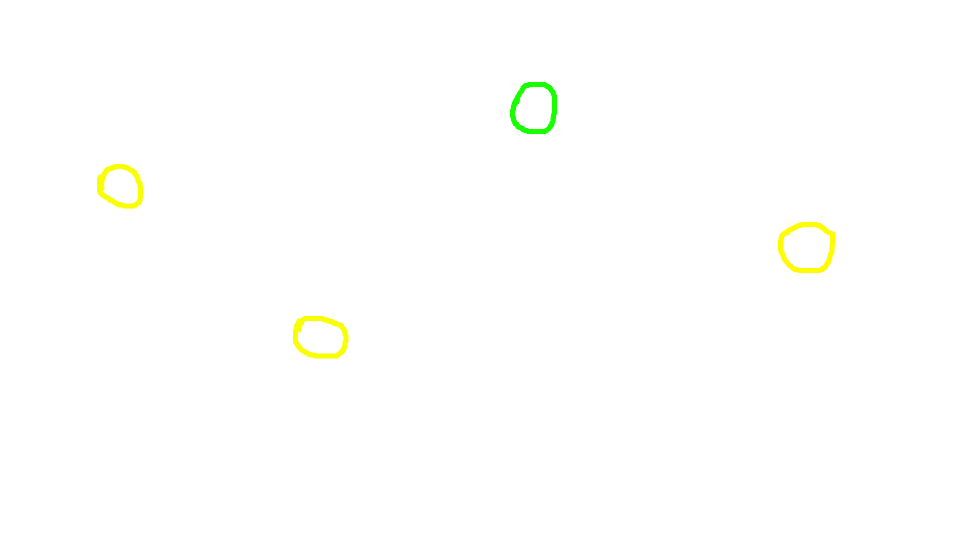
#> input picture 사진/multitouch/stars/stars.png, 1920 x 1080 px, found by its file name (shown at 1/2 size)
$ python add_gaussian_noise.py
#> lines starting #> are read from the running program, lines starting #| are printed output that depends on the picture
#> in main, image is the input picture: shape (1080, 1920, 3); mean B, G, R 253.5, 255, 254.6
# 필요한 라이브러리 불러오기
import cv2
import numpy as np

def add_gaussian_noise(image, mean=0, var=10):
    """
    이미지에 Gaussian 노이즈를 추가하는 함수

    Parameters:
    - image: 원본 이미지 (numpy 배열)
    - mean: 노이즈의 평균
    - var: 노이즈의 분산

    Returns:
    - 노이즈가 추가된 이미지 (numpy 배열)
    """
#> called with mean = -225, var = 800
    # 이미지의 데이터 타입을 float으로 변환하여 계산 정밀도 향상
    image = image.astype(np.float32)

    # 각 채널에 대해 노이즈 생성
    noise = np.zeros_like(image)
    for channel in range(3):  # B, G, R 채널
        # 평균과 표준편차 계산 (표준편차는 분산의 제곱근)
        sigma = var ** 0.5
        # Gaussian 노이즈 생성
        gaussian = np.random.normal(mean, sigma, image[:,:,channel].shape)
        noise[:,:,channel] = gaussian
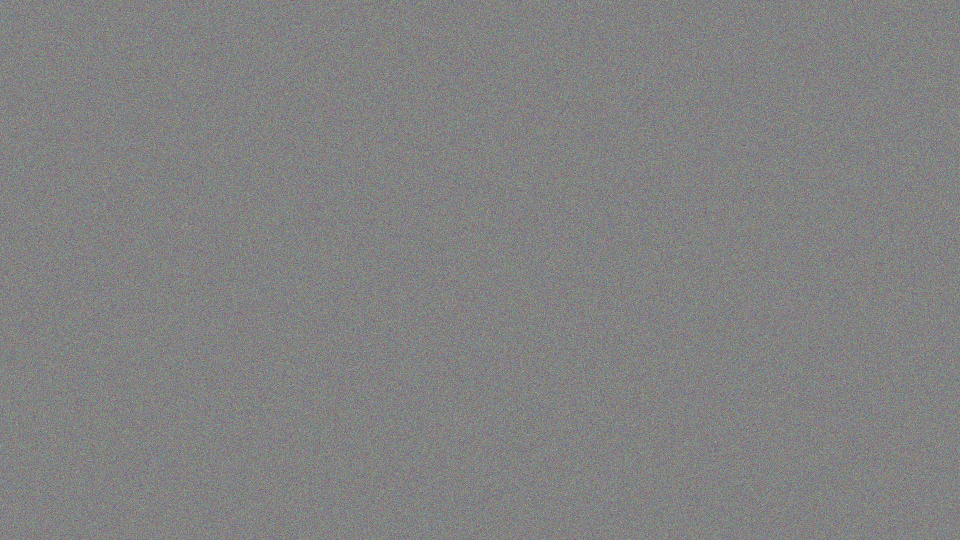
#> noise: shape (1080, 1920, 3) float32 (shown at 1/2 size); mean B, G, R -225, -225, -225; drawn with min black and max white

    # 노이즈를 원본 이미지에 추가
    noisy_image = image + noise
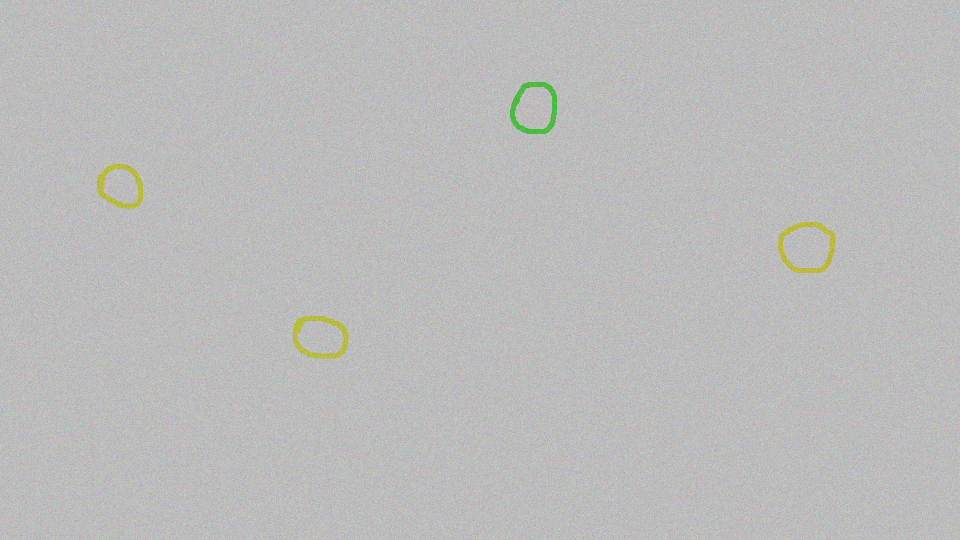
#> noisy_image: shape (1080, 1920, 3) float32 (shown at 1/2 size); mean B, G, R 28.5, 30, 29.6; drawn with min black and max white

    # 픽셀 값이 0~255 범위를 벗어나지 않도록 클리핑
    noisy_image = np.clip(noisy_image, 0, 255)
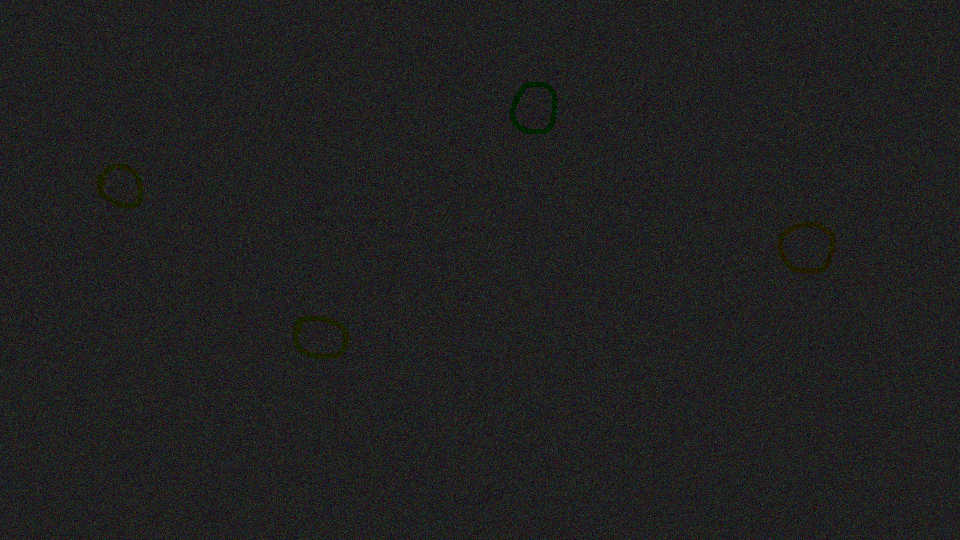
#> noisy_image: shape (1080, 1920, 3) float32 (shown at 1/2 size); mean B, G, R 31.9, 32.1, 32

    # 다시 uint8 타입으로 변환
    noisy_image = noisy_image.astype(np.uint8)

    return noisy_image

def main():
    # 이미지 파일 경로 지정 (여기에 본인의 이미지 파일 경로를 입력하세요)
    image_path = "C:/Users/JSY/Desktop/multitouch/stars.png"  # 예: 'C:/ImageProcessing/input_image.jpg'

    # 이미지 읽기
    image = cv2.imread(image_path)

    # 이미지가 제대로 로드되었는지 확인
    if image is None:
        print(f"이미지를 찾을 수 없습니다: {image_path}")
        return

    # Gaussian 노이즈 추가
    noisy_image = add_gaussian_noise(image, mean=-225, var=800)

    # 노이즈 추가된 이미지 저장
    cv2.imwrite('stars_noisy.jpg', noisy_image)

    # 결과 이미지 보여주기 (윈도우 창에서)
    cv2.imshow('Original Image', image)
    cv2.imshow('Noisy Image', noisy_image)
    cv2.waitKey(0)  # 키 입력 대기
    cv2.destroyAllWindows()

if __name__ == "__main__":
    main()
